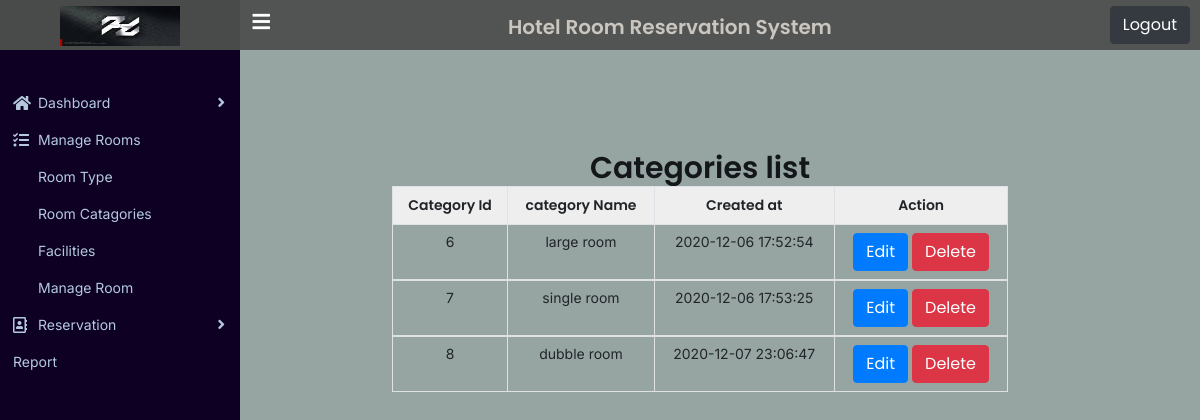
Screenshot of /manage_r_catagories.php (signed in) with the database file from the repository.
### tables this page shows
CREATE TABLE `tb_categories` (
  `cat_id` int(11) NOT NULL,
  `cat_name` varchar(50) NOT NULL,
  `created_at` datetime NOT NULL DEFAULT CURRENT_TIMESTAMP
);

### manage_r_catagories.php (the view)
<?php include "header.php"?>
<?php include "sidebar.php"?>
 <div class="container-fluid ">
  <div class="row">
    <div class="col-lg-12 text-center" >
    <div class="manage-type">
      <div class="type-form">
       <h1>Categories list</h1>
       </div>
    <div class="col-lg-8 offset-2 ">
        <table class="table table-bordered">
          <thead>
           <th>Category Id</th>
           <th>category Name</th>
           <th>Created at</th>
           <th>Action</th>
          </thead>
        <?php
        $sql="SELECT *FROM tb_categories";
        $run=$conn->query($sql);
         if($run->num_rows>0){
             while($show=$run->fetch_assoc()){?>
             <tbody>
             <tr>
             <td><?php echo $show["cat_id"]?></td>
             <td><?php echo $show["cat_name"]?></td>
             <td><?php echo $show["created_at"]?></td>
             <td>
             <a href="edit_cat.php?cat_id=<?php echo $show["cat_id"]?>" class="btn btn-primary">Edit</a>
             <a href="delete_cat.php?cat_del_id=<?php echo $show["cat_id"]?>" class="btn btn-danger">Delete</a>
             </td>
             </tr>
             </tbody>
             <?php
             }
         }
         ?>
       </table>
    </div>
   </div>
  </div>
 </div>
 </div>
<?php include "footer.php"?>

### assets/css/style.css (style rules this page uses)
* { margin: 0px; padding: 0px; box-sizing: border-box; outline: none; }
html, body { width: 100%; height: 100%; }
h1, h2, h3, h4, h5, h6 { font-family: "Poppins", sans-serif; font-weight: 600; margin: 0; padding: 0; color: #14171a; }
h1 { font-size: 30px; }
.btn { font-family: "Poppins", sans-serif; font-weight: 400; }
.table tr th { font-family: "Poppins", sans-serif; font-weight: 600; padding: 8px 10px; border-bottom-width: 1px; }
.table tr td { font-size: 14px; padding: 8px 10px; }
.table.table-bordered thead { background: #eeeeee; }
.manage-type { margin-top: 100px; margin-left: 200px; }

### rows the page displays
tb_categories: cat_id "6", cat_name "large room", created_at "2020-12-06 17:52:54"
tb_categories: cat_id "7", cat_name "single room", created_at "2020-12-06 17:53:25"
tb_categories: cat_id "8", cat_name "dubble room", created_at "2020-12-07 23:06:47"
